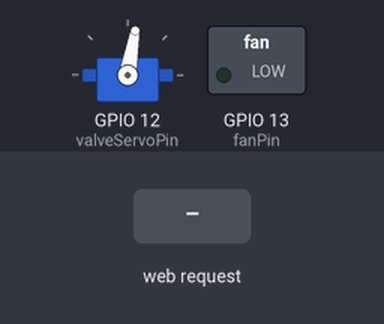
Bench run of a sketch on a simulated ESP8266 (NodeMCU). Parts: servo, switched loads named in the sketch (green lamp = pin HIGH). The inputs (shaded band) are chosen by the test bench. WiFi joins after 1.5 s; servers stay silent unless stated; what the sketch prints to the serial monitor is not drawn.

Above: at 6.7 s.
6.8 s: HTTP request GET /start-fan received
At 8.0 s:
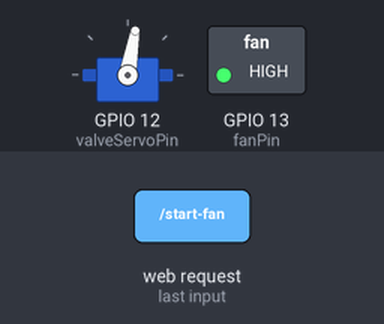
8.3 s: HTTP request GET /start-watering received
At 8.88 s:
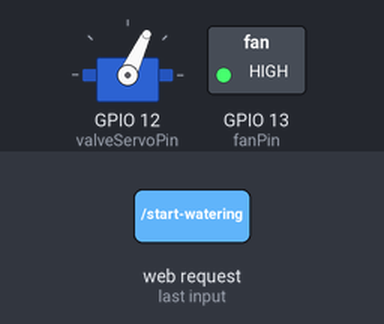
At 11.6 s:
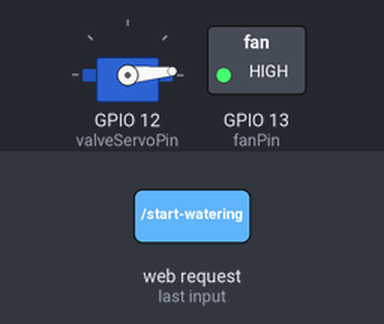
Timing chart, 0 to 13.1 s (numbered marks = the images above; inputs shaded):
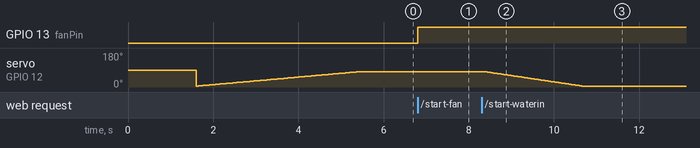

Measured:
- after the input at 6.8 s, GPIO 13 (fanPin): LOW → HIGH at once
- after the input at 8.3 s, servo on GPIO 12 (valveServoPin): moves from 80° to 5° over 2.2 s, starting after 0.13 s

The sketch:

index.ino
```cpp
#include <dht.h>
#include <ESP8266HTTPClient.h>
#include <ESP8266WiFi.h>
#include <WiFiClient.h>
#include <ESP8266WebServer.h>
#include <ESP8266mDNS.h>
#include <Servo.h>

MDNSResponder mdns;
ESP8266WebServer server(80);
const char* ssid     = "";
const char* password = "";
HTTPClient http;

// valve servo
int valveServoPos;
int valveServoPin = 12;
Servo valveServo;

// fan
int fanPin = 13;

// humidity and temperature sensor
dht DHT;
int humidityTemperaturePin = 14;

// local state
boolean isFanOn = false;
boolean isWaterValveOpen = false;
boolean isTopHatchOpen = false;

void setup() {
  Serial.begin(74880);
  WiFi.begin(ssid, password);

  while (WiFi.status() != WL_CONNECTED) {
    delay(500);
    Serial.print(".");
  }

  Serial.println("");
  Serial.println("WiFi connected");
  Serial.println("IP address: ");
  Serial.println(WiFi.localIP());

  if (mdns.begin("esp8266", WiFi.localIP()))
    Serial.println("MDNS responder started");

  server.on("/", []() {
    Serial.println("hello world");
    server.send(200, "text/html", "<p>Hello World</p>");
  });

  server.on("/start-fan", []() {
    server.send(200, "text/html", "<p>start fan</p>");
    startFan();
  });

  server.on("/stop-fan", []() {
    server.send(200, "text/html", "<p>stop fan</p>");
    stopFan();
  });

  server.on("/start-watering", []() {
    server.send(200, "text/html", "<p>start watering</p>");
    openValve();
  });

  server.on("/stop-watering", []() {
    server.send(200, "text/html", "<p>stop watering</p>");
    closeValve();
  });

  server.on("/read-send", []() {
    readTemperatureAndHumidity();
    delay(100);
    server.send(200, "text/html", "<p>temperature: " + String(DHT.temperature) + " humidity: " + String(DHT.humidity) + "</p>");
    sendSensorDataToServer(String(DHT.temperature), String(DHT.humidity), 0);
  });

  server.on("/read", []() {
    readTemperatureAndHumidity();
    delay(100);
    server.send(200, "text/html", "<p>temperature: " + String(DHT.temperature) + " humidity: " + String(DHT.humidity) + "</p>");
  });

  server.begin();
  pinMode(fanPin, OUTPUT);
  digitalWrite(fanPin, LOW);
  closeValve();
}

void startFan () {
  isFanOn = true;
  digitalWrite(fanPin, HIGH);
}

void stopFan () {
  isFanOn = false;
  digitalWrite(fanPin, LOW);
}

void openValve () {
  valveServo.attach(valveServoPin);
  delay(100);
  for (valveServoPos = 80; valveServoPos >= 5; valveServoPos -= 1) {
    valveServo.write(valveServoPos);
    delay(30);
  }
  isWaterValveOpen = true;
  delay(100);
  valveServo.detach();
}

void closeValve () {
  valveServo.attach(valveServoPin);
  isWaterValveOpen = true;
  delay(100);
  for (valveServoPos = 5; valveServoPos <= 80; valveServoPos += 1) {
    valveServo.write(valveServoPos);
    delay(50);
  }
  isWaterValveOpen = false;
  delay(100);
  valveServo.detach();
}

void readTemperatureAndHumidity() {
  int chk = DHT.read11(humidityTemperaturePin);
}

void sendSensorDataToServer (String temprature, String humidity, int soilmoisture) {
  if (WiFi.status() == WL_CONNECTED) {
    http.begin(
      "URL" +
      temprature +
      "&humidity=" + humidity +
      "&soilmoisture=" + String(soilmoisture) +
      "&isFanOn=" + (isFanOn ? "true" : "false") +
      "&isWaterValveOpen=" + (isWaterValveOpen ? "true" : "false") +
      "&isTopHatchOpen=" + (isTopHatchOpen ? "true" : "false"),
      "imaginarykey"
    );

    int httpCode = http.GET();
    Serial.println("Http code");
    Serial.print(httpCode);
    if (httpCode > 0) {
      String payload = http.getString();
      Serial.println(payload);
    }
    http.end();
  }
}


#define MIN (1000UL * 60 * 15)
unsigned long rolltime = millis() + MIN;

void loop() {
  server.handleClient();

  if((long)(millis() - rolltime) >= 0) {
    //  Do your five minute roll stuff here
    rolltime += MIN;
    readTemperatureAndHumidity();
    delay(100);
    sendSensorDataToServer(String(DHT.temperature), String(DHT.humidity), 0);
  }
}
```
